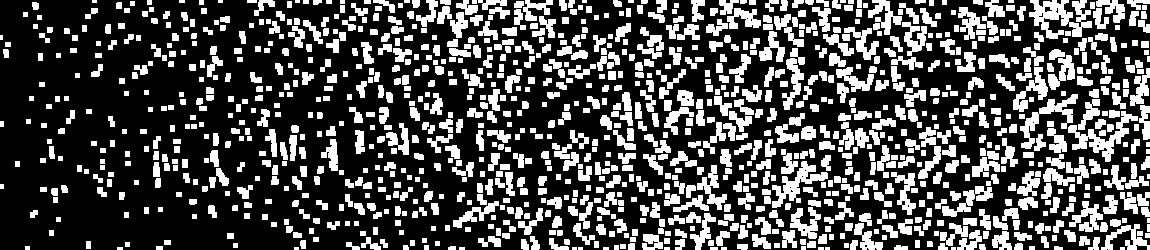
#> input picture pictures/1openingImg.jpg, 1150 x 250 px; its folder holds only this picture in this run
$ python -i picOperation.py   (imports and definitions only)
#> lines starting #> are read from the running program, lines starting #| are printed output that depends on the picture; after the words box and inside, x2 and y2 are one past the last pixel; in counts of white or black regions, pixels touching at a corner belong together
import cv2
import numpy
import logicOperation

# [102 lines left out: functions cvShow, getCanny, getDilate, getErosion, watershedAlgoImgSeg, not called in this run]

>>> import cv2
>>> picture = cv2.imread('pictures/1openingImg.jpg')
#> picture is the input picture: shape (250, 1150, 3); min 0, max 255, mean 78.1
>>> result = watershedAlgoImgSeg(picture)
#> in watershedAlgoImgSeg, `thresh = cv2.adaptiveThreshold(origImgCopy, 255, cv2.ADAPTIVE_THRESH_M..`:
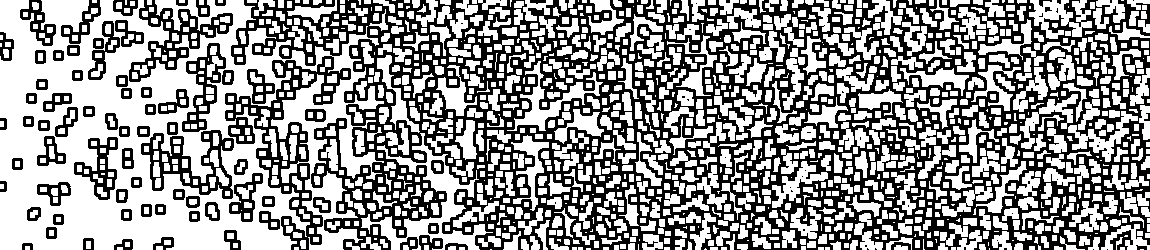
#> thresh: shape (250, 1150); 58.2% white; 122 black regions (44 under 20 px), largest, box (x1, y1, x2, y2) and area: (225, 0, 1150, 250) 102410, (129, 0, 233, 82) 2152, (141, 130, 234, 199) 2121
#> in watershedAlgoImgSeg, `openingImg = cv2.morphologyEx(thresh, cv2.MORPH_OPEN, kernel, iteratio..`:
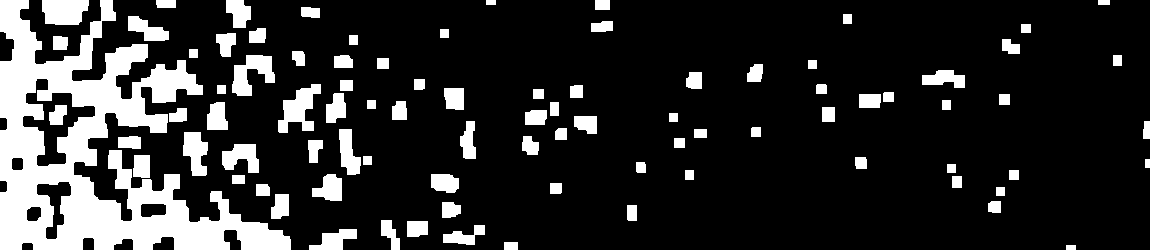
#> openingImg: shape (250, 1150); 17.7% white; 88 white regions, largest, box (x1, y1, x2, y2) and area: (0, 0, 291, 250) 28900, (278, 84, 321, 133) 1067, (42, 0, 89, 25) 1017
#> in getDilate, `dilateImg = cv2.dilate(origImg, kernel, iterNum)`:
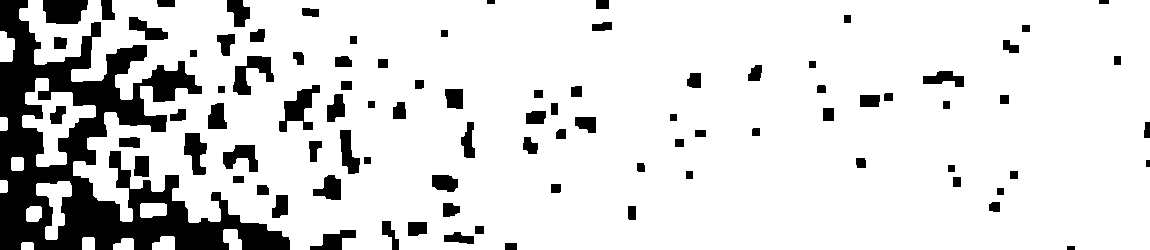
#> dilateImg: shape (250, 1150); 85.2% white; 90 black regions, largest, box (x1, y1, x2, y2) and area: (0, 0, 290, 250) 25730, (43, 0, 88, 24) 922, (279, 85, 320, 132) 849
#> call 2 of getDilate, with iterNum = 5
#> in getDilate (call 2), `dilateImg = cv2.dilate(origImg, kernel, iterNum)`:
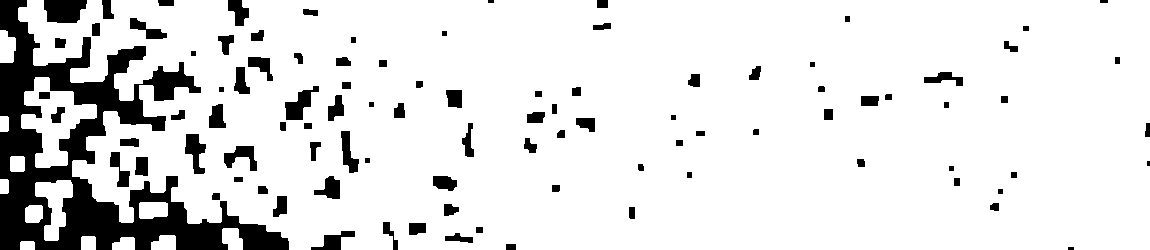
#> dilateImg: shape (250, 1150); 87.8% white; 97 black regions (3 under 20 px), largest, box (x1, y1, x2, y2) and area: (0, 0, 289, 250) 22222, (44, 0, 87, 23) 831, (285, 86, 319, 120) 541
#> call 3 of getDilate, with iterNum = 5
#> in getDilate (call 3), `dilateImg = cv2.dilate(origImg, kernel, iterNum)`:
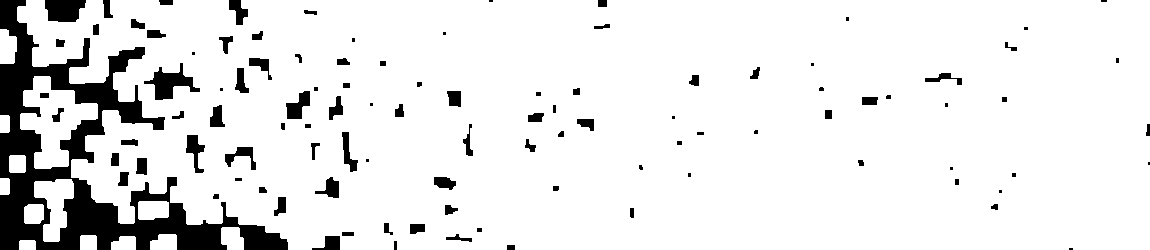
#> dilateImg: shape (250, 1150); 90.3% white; 103 black regions (25 under 20 px)
#> in getCanny, `contours, hierarchy = cv2.findContours(cannyImg, cv2.RETR_EXTERNAL, cv..`: contours = 14 contours; largest, box (x1, y1, x2, y2) and area: (17, 0, 1150, 250) 256546, (20, 76, 98, 169) 3607, (34, 179, 74, 242) 1373, (138, 201, 169, 220) 509, (0, 29, 17, 64) 462
#> the loop in getCanny, `for c in contours:` made 14 passes
#| 40 63
#| 1
#> after the loop in getCanny, `for c in contours:`:
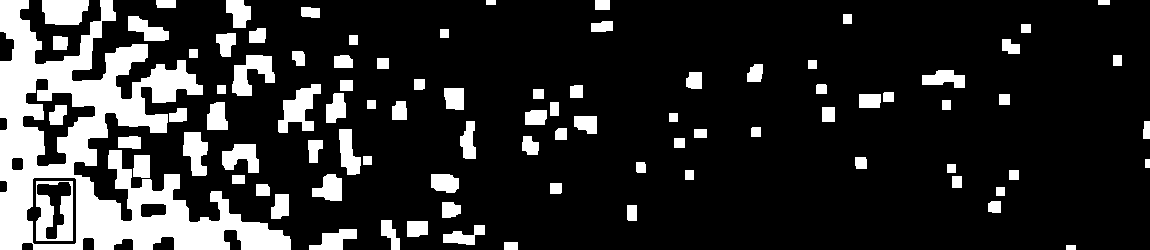
#> origImg: shape (250, 1150); 17.5% white; 89 white regions, largest, box (x1, y1, x2, y2) and area: (0, 0, 291, 250) 26981, (36, 181, 73, 241) 1347, (278, 84, 321, 133) 1067
#> after the loop in getCanny, `for c in contours:`: i = 2

$ run again, on pictures/2openingImg.jpg
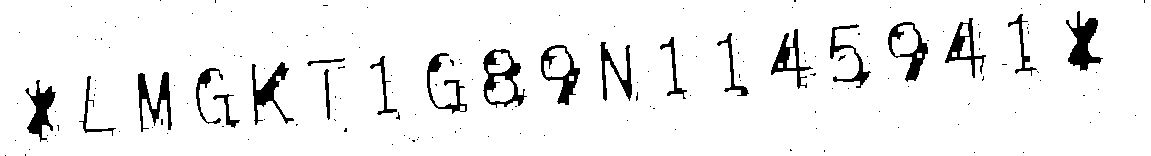
#> input picture pictures/2openingImg.jpg, 1151 x 156 px
#> picture is the input picture: shape (156, 1151, 3); min 0, max 255, mean 238.5
#> thresh: shape (156, 1151); 94.3% white; 170 black regions (148 under 20 px), largest, box (x1, y1, x2, y2) and area: (483, 49, 527, 108) 827, (138, 72, 172, 132) 707, (541, 45, 580, 105) 682
#> openingImg: shape (156, 1151); 91.2% white; 110 black regions (90 under 20 px), largest, box (x1, y1, x2, y2) and area: (483, 49, 527, 110) 1306, (138, 72, 175, 134) 1216, (945, 18, 986, 81) 1209
#> dilateImg: shape (156, 1151); 12.3% white; 107 white regions (81 under 20 px), largest, box (x1, y1, x2, y2) and area: (482, 48, 528, 111) 1674, (137, 71, 176, 135) 1529, (944, 17, 987, 82) 1445
#> dilateImg: shape (156, 1151); 16.2% white; 102 white regions (2 under 20 px), largest, box (x1, y1, x2, y2) and area: (481, 47, 529, 112) 2034, (136, 70, 177, 136) 1845, (943, 16, 988, 83) 1689
#> in getDilate (call 3), `dilateImg = cv2.dilate(origImg, kernel, iterNum)`:
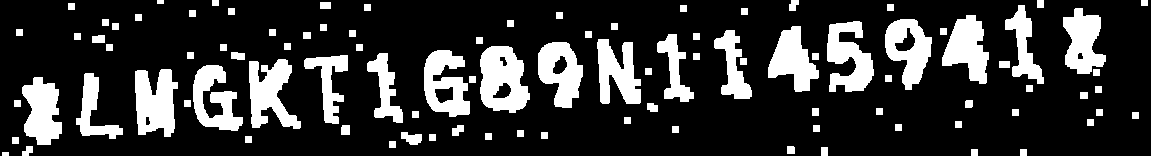
#> dilateImg: shape (156, 1151); 20.6% white; 98 white regions
#> contours = 98 contours, 2 with area under 20; largest, box (x1, y1, x2, y2) and area: (480, 46, 530, 113) 2492, (135, 69, 178, 137) 2056, (424, 50, 470, 117) 2020, (885, 19, 932, 90) 2013, (538, 42, 583, 108) 1950
#> the loop in getCanny, `for c in contours:` made 98 passes
#> (printed output is left out)
#> after the loop in getCanny, `for c in contours:`:
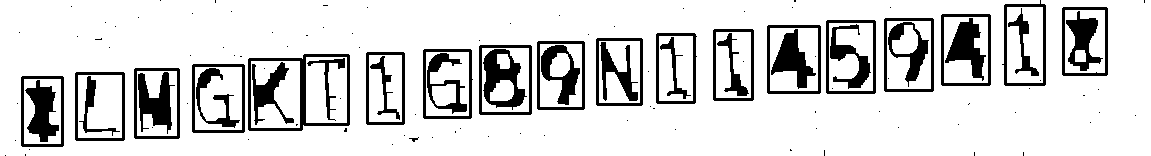
#> origImg: shape (156, 1151); 84.1% white; 121 black regions (83 under 20 px), largest, box (x1, y1, x2, y2) and area: (248, 54, 350, 131) 1402, (483, 49, 527, 110) 1306, (138, 72, 175, 134) 1216
#> after the loop in getCanny, `for c in contours:`: i = 20
